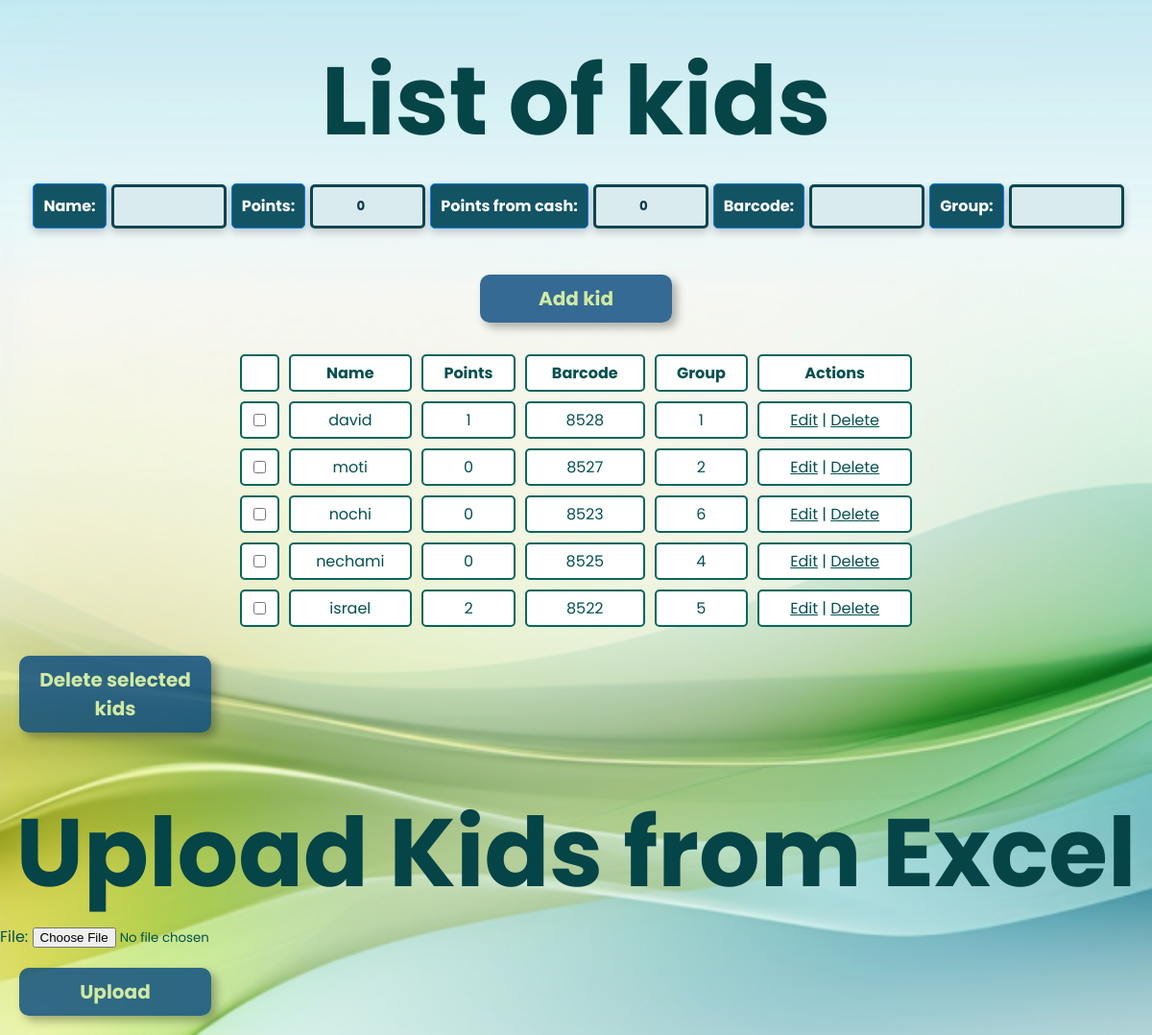
/kid_edit, run on the app's committed database.
### points/models.py (models this page shows, shortened)
class Kid(models.Model):
    name = models.CharField(max_length=200)
    points = models.IntegerField(default=0)
    points_from_cash = models.IntegerField(default=0)
    barcode = models.CharField(max_length=200, unique=True)
    group = models.CharField(max_length=200)  # שדה חדש
    points_history = models.IntegerField(default=0)

### points/views.py (the view)
# urls.py: path('kid_edit', views.kids_list, name='kids_list'),
def kids_list(request):
    form = KidForm()
    upload_form = UploadFileForm()  # Initial form
    if request.method == 'POST':
        form = KidForm(request.POST)
        if form.is_valid():
            form.save()
        form = KidForm()
        upload_form = UploadFileForm(request.POST, request.FILES)  # Update form with files
        if upload_form.is_valid():
            file = request.FILES['file']
            data = pd.read_excel(file, engine='openpyxl')
            for index, row in data.iterrows():
                try:
                    kid, created = Kid.objects.get_or_create(
                        name=row['name'],
                        defaults={
                            'barcode':row['barcode'],
                            'group':row['group']  # הוספתי שדה 'group' לברירות המחדל
                        }
                    )
                    if not created:
                        kid.barcode=row['barcode']
                        kid.group=row['group']  # הוספתי שדה 'group' כאן גם כן
                        kid.save()
                except IntegrityError:
                    return render(request, 'points/kids_list.html', {'form': form, 'upload_form': upload_form, 'error_message': 'Error: Duplicate barcode found.'})
            return redirect('kids_list')
    else:
        form = KidForm()
    kids = Kid.objects.all()
    return render(request, 'points/kids_list.html', {'kids': kids, 'form': form, 'upload_form': upload_form})

### points/forms.py
class KidForm(forms.ModelForm):
    class Meta:
        model = Kid
        fields = ['name', 'points', 'points_from_cash', 'barcode', 'group', ]

class UploadFileForm(forms.Form):
    file = forms.FileField()

### points/templates/points/kids_list.html (shortened to what this page needs)
</html>
<head>
{% load static %}
    <link rel="stylesheet" href="{% static 'points/a.css' %}" />
</head>
<body>
<h1>List of kids</h1>
        <form method="POST">
            <div class="form-row d-flex align-items-center">
       <div class="center-content">
    <div class="form-row">
        {{ form.as_table }}
    </div>
    <div class="button-row">
    </div>
        <button type="submit" class="button">Add kid</button>
</div>
            </div>
        </form>
<!DOCTYPE html>
<html>
<head>
</head>
 <form method="POST" action="{% url 'kid_delete_multiple' %}">
    <table>
        <tr>
            <th></th>
            <th>Name</th>
            <th>Points</th>
            <th>Barcode</th>
            <th>Group</th>
            <th>Actions</th>
        </tr>
        {% for kid in kids %}
        <tr>
            <td><input type="checkbox" name="ids" value="{{ kid.id }}"></td>
            <td>{{ kid.name }}</td>
            <td>{{ kid.points }}</td>
            <td>{{ kid.barcode }}</td>
            <td>{{ kid.group }}</td>
            <td>
                <a href="{% url 'kid_edit' kid.id %}">Edit</a> |
                <a href="{% url 'kid_confirm_delete' kid.id %}">Delete</a>
            </td>
        </tr>
        {% endfor %}
    </table>
    <form method="POST" action="{% url 'kid_delete_multiple' %}">
        <button type="submit" class="Button">Delete selected kids</button>
    </form>
    <h1>Upload Kids from Excel</h1>
    <form method="POST" enctype="multipart/form-data">
        {{ upload_form.as_p }}
        <button type="submit" class="button">Upload</button>
    </form>
</html>

### points/static/points/a.css (style rules this page uses)
* { margin: 0; padding: 0; box-sizing: border-box; font-family: 'Poppins', sans-serif; color: rgb(5, 80, 80); }
body { background-image: url('/static/points/img/001.png'); background-repeat: no-repeat; background-size: cover; }
body { display: flex; flex-direction: column; min-height: 100vh; }
.button-row { display: flex; justify-content: center; width: 100%; padding: 10px 30; }
.button { background-color: #800080; background-color: rgba(6, 72, 127, 0.8); border: none; color: rgb(208, 234, 163); text-align: center; display: inline-block; transition: 0.3s all; font-size: 20px; width: 200px; border-radius: 12px; padding: 10px; font-weight: bold; box-shadow: 5px 5px 10px rgba(0, 0, 0, 0.3); margin: 20px; }
.button { border-radius: 10px; transition: background-color 0.7s ease; }
h1 { color: #054447; font-size: 100px; text-align: center; margin-top: 30px; }
table { width: 60%; margin: auto; border-collapse: separate; border-spacing: 10px; }
th, td { background-color: white; border: 2.5px solid rgb(4, 103, 91); padding: 5px; text-align: center; border-radius: 5px; }
.center-content { display: flex; flex-direction: column; align-items: center; justify-content: center; }
.form-row, .button-row { width: 100%; display: flex; justify-content: center; }
.form-row { display: flex; justify-content: center; align-items: center; padding: 3px; margin: auto; transition: 0.3s; border-radius: 5px; width: auto; }
.form-row label { border: 1px solid #007BFF; padding: 10px; margin: 5px; background: rgb(19, 84, 100); color: white; box-shadow: 0 4px 8px 0 rgba(0,0,0,0.2); transition: 0.3s; border-radius: 5px; width: auto; text-align: center; font-weight: bold; }
.button { margin-top: 20px; }
.form-row input { border: 3px solid #0b4552; padding: 10px; margin: 0px; background: rgb(218, 235, 239); color: rgb(11, 57, 70); box-shadow: 0 4px 8px 0 rgba(0,0,0,0.2); transition: 0.3s; border-radius: 5px; width: 120px; text-align: center; font-weight: bold; }

### data on the page
Kid: name "david", points "1", barcode "8528", group "1"
Kid: name "moti", points "0", barcode "8527", group "2"
Kid: name "nochi", points "0", barcode "8523", group "6"
Kid: name "nechami", points "0", barcode "8525", group "4"
Kid: name "israel", points "2", barcode "8522", group "5"
